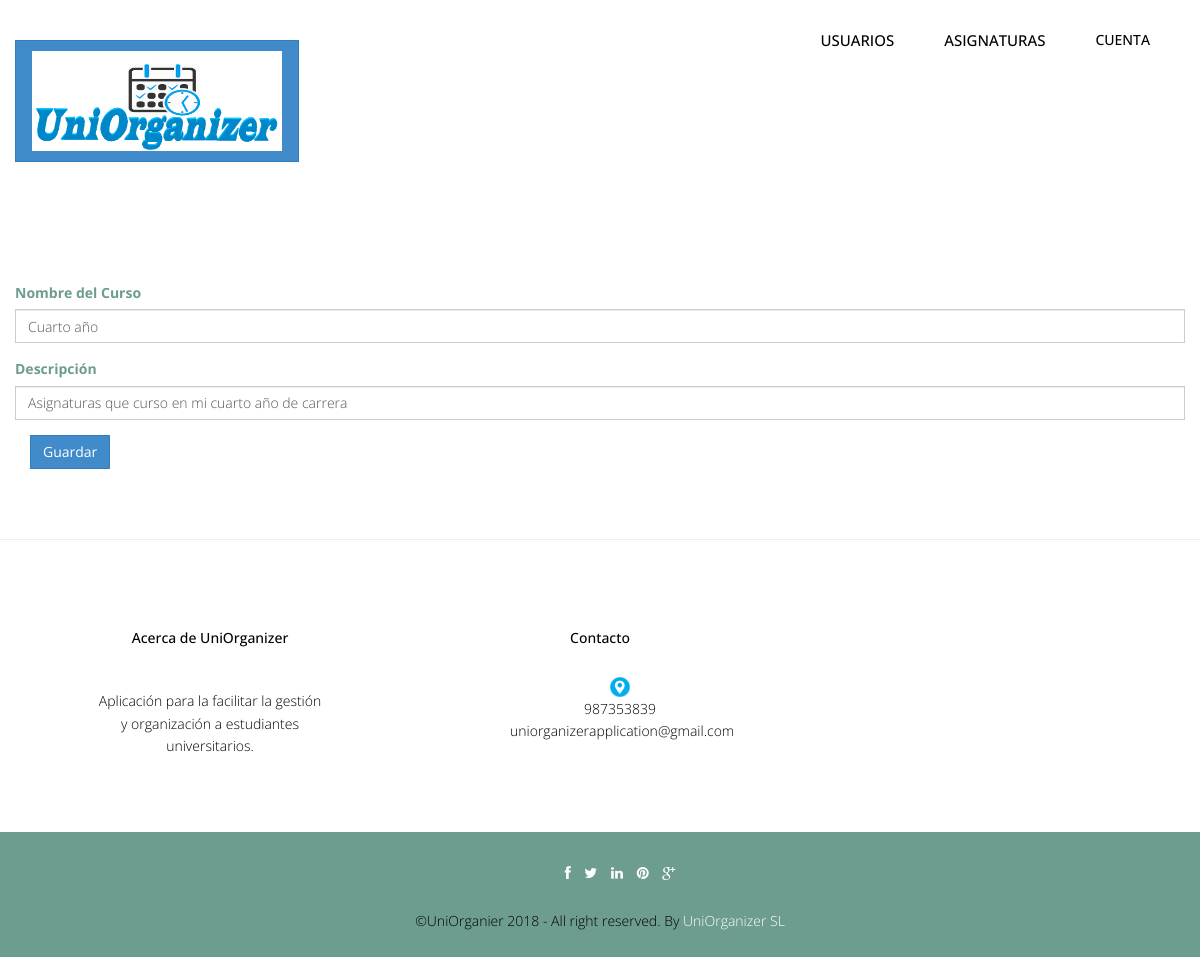
The app's page /Controllers/CURSO_Controller.php?accion=vistamodificar&id=1 (signed in), older data.
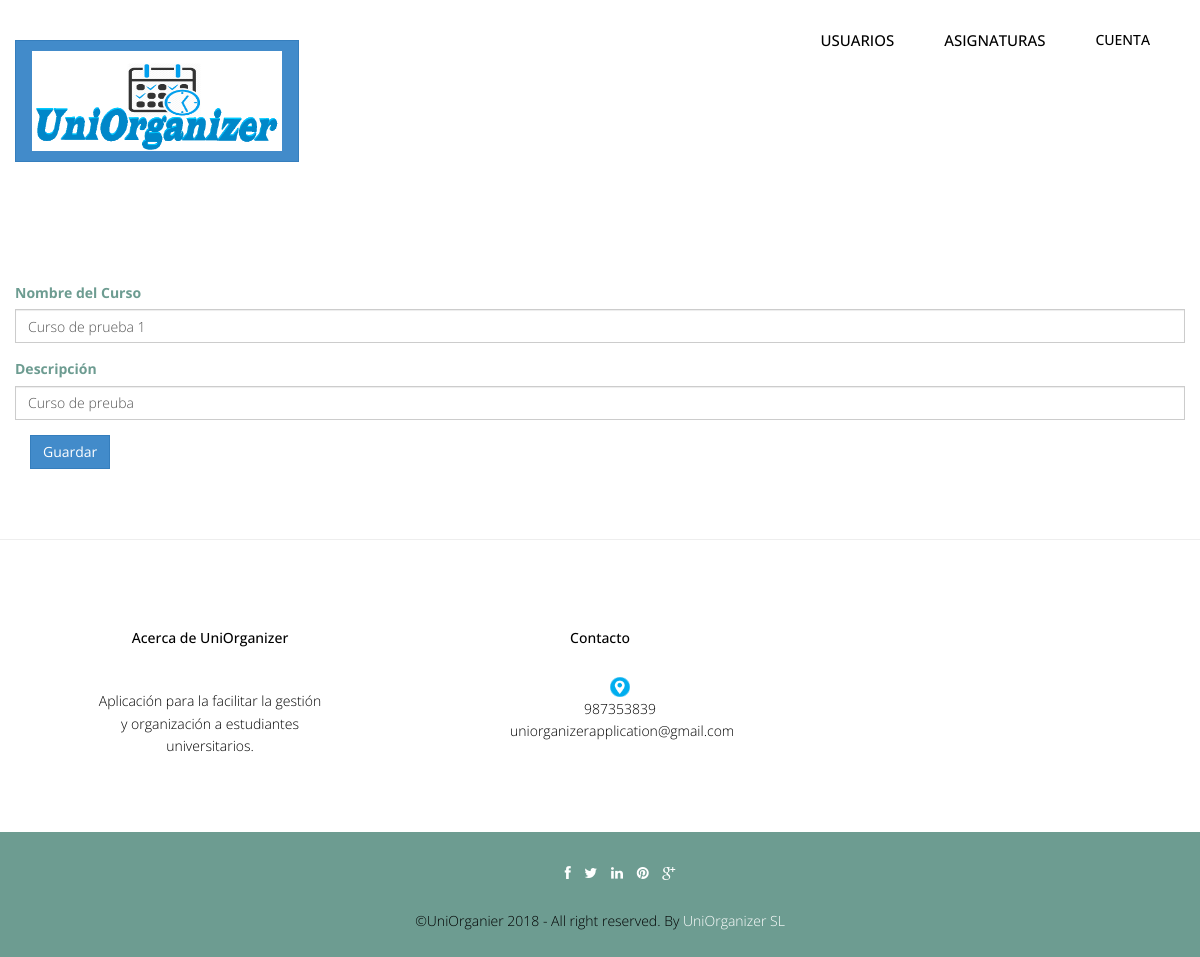
The same page, newer data.
### tables this page shows
CREATE TABLE `curso` (
  `idCurso` int(10) NOT NULL,
  `nombreCurso` varchar(45) NOT NULL,
  `descripcionCurso` varchar(100) DEFAULT NULL,
  `idCalendario` int(10) NOT NULL
);

### Models/CURSO_Model.php (called while the page is built, shortened)
<?php
include '../Functions/LibraryFunctions.php';
class CURSO_Model {
    function ConectarBD() {
        $this->mysqli = new mysqli("localhost", "root", "", "uniorganizer");
    }
    function obtenerCursoDetalle($id) {
        $sql = "SELECT * FROM curso WHERE idCurso='" . $id . "'";
        if (!($resultado = $this->mysqli->query($sql))) {
            return 'Error en la consulta sobre la base de datos.';
        } else {
            return $resultado->fetch_array();
        }
    }
}
?>

### Views/CURSO_EDIT_Vista.php (the view, shortened to what this page needs)
<?php
class CURSO_EDIT {
    private $datos;
    function __construct($array, $volver) {
        $this->datos = $array;
        $this->render();
    }
    function render() {
		?>
        <div class="container">
			<form method="POST" action="../Controllers/CURSO_Controller.php?accion=modificar&id=<?php echo $this->datos['idCurso']; ?>">
				<div class="form-group row">
					<label for="example-text-input" class="col-2 col-form-label"><?php echo $strings['nombreCurso']; ?></label>
					<div class="col-10">
						<input class="form-control" type="text" name="nombreCurso" value="<?php echo $this->datos['nombreCurso']; ?>" id="example-text-input" required>
					</div>
				</div>
				<div class="form-group row">
					<label for="example-text-input" class="col-2 col-form-label"><?php echo $strings['descripcionCurso']; ?></label>
					<div class="col-10">
						<input class="form-control" type="text" name="descripcionCurso" value="<?php echo $this->datos['descripcionCurso']; ?>" id="example-text-input" required>
					</div>
				</div>
				<button type="submit" class="btn btn-primary"><?php echo $strings['savecurso']; ?></button>
			</form>
		</div>
		<?php
        include '../Views/footer.php';
    }
}
?>

Row changes from the older to the newer data that the page shows:
changed curso: nombreCurso "Cuarto año" → "Curso de prueba 1"; descripcionCurso "Asignaturas que curso en mi cuarto año de carrera" → "Curso de preuba"
